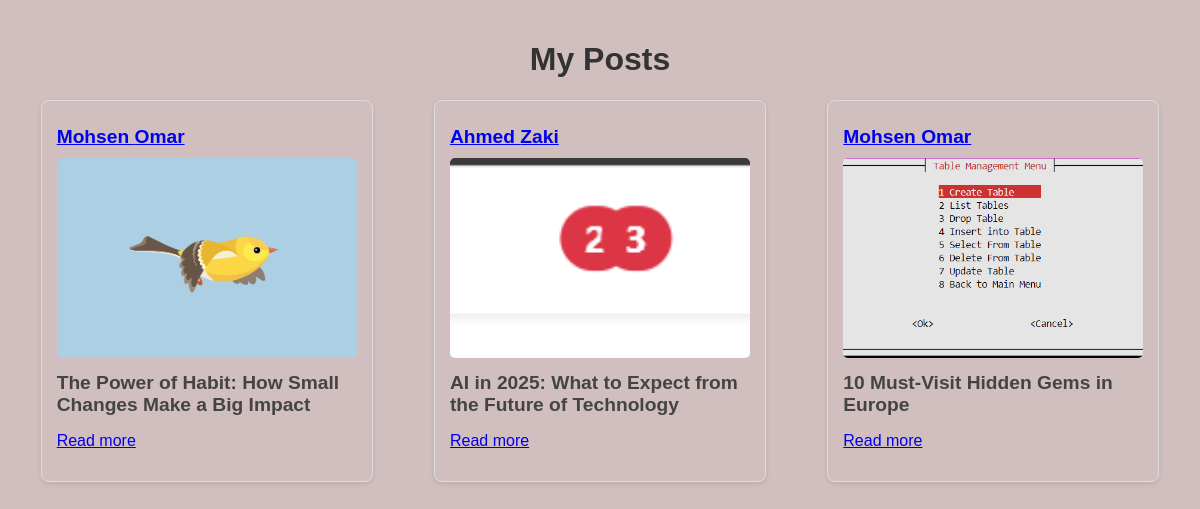
/posts/, run on the app's committed database.
### my_posts/models.py (models this page shows, shortened)
class Post(models.Model):
    title = models.CharField(max_length=255)
    image = models.ImageField(upload_to='posts/images/', blank=True, null=True)
    content = models.TextField()
    author = models.ForeignKey(Author, on_delete=models.PROTECT, related_name='posts')
    created_at = models.DateTimeField(auto_now_add=True)

class Author(models.Model):
    first_name = models.CharField(max_length=255)
    last_name = models.CharField(max_length=255)
    email = models.EmailField()
    password = models.CharField(max_length=255)

### my_posts/views.py (the view)
# urls.py: path('', views.index, name='index'),
def index(request):
    posts = Post.objects.all()
    return render(request, "posts/index.html", context = {
        'posts': posts,
    })

### my_posts/templates/posts/index.html (shortened to what this page needs)
{% extends "shared/base.html" %}
{% load static %}
{% block css_file %}
    <link rel="stylesheet" href="{% static 'posts/style.css' %}">
{% endblock css_file %}
{% block content %}
    <h1>My Posts</h1>
    <div class="posts-container">
        {% for post in posts %}
            <div class="post-card">
                <h2 class="post-title">
                    <a href="/posts/author/{{ post.author.id }}">
                        {{ post.author.first_name }} {{ post.author.last_name }}
                    </a>
                </h2>
                <img src="{{ post.image.url }}" alt="{{ post.title }}">
                <h2 class="post-title">{{ post.title }}</h2>
                <p><a href="/posts/{{ post.id }}">Read more</a></p>
            </div>
        {% endfor %}
    </div>
{% endblock content %}

### templates/shared/base.html (shortened to what this page needs)
{% load static %}
<!DOCTYPE html>
<html lang="en">
<head>
    {% block css_file %}{% endblock css_file %}
    <link rel="stylesheet" href="{% static 'styles.css' %}">
</head>
<body>
    {% block content %}{% endblock content %}
</body>
</html>

### my_posts/static/posts/style.css (style rules this page uses)
body { font-family: Arial, sans-serif; max-width: 1200px; margin: 0 auto; padding: 20px; }
h1 { text-align: center; color: #333; }
.posts-container { display: flex; flex-wrap: wrap; justify-content: space-around; gap: 20px; }
.post-card { border: 1px solid #ddd; border-radius: 8px; padding: 15px; width: 300px; box-shadow: 0 2px 5px rgba(0,0,0,0.1); }
.post-card img { width: 100%; height: 200px; object-fit: cover; border-radius: 5px; }
.post-title { font-size: 1.2rem; margin: 10px 0; color: #444; }

### static/styles.css (style rules this page uses)
body { background-color: #d1bfbf; }

### data on the page
Post: author.first_name "Mohsen", author.last_name "Omar", image (picture), title "The Power of Habit: How Small Changes Make a Big Impact"
Post: author.first_name "Ahmed", author.last_name "Zaki", image (picture), title "AI in 2025: What to Expect from the Future of Technology"
Post: author.first_name "Mohsen", author.last_name "Omar", image (picture), title "10 Must-Visit Hidden Gems in Europe"
